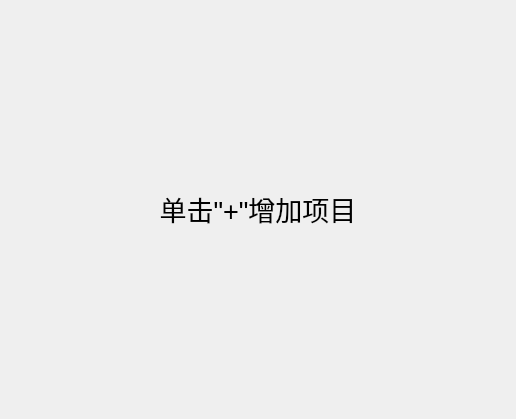
<?xml version="1.0" encoding="UTF-8"?>
<ui version="4.0">
 <class>Form</class>
 <widget class="QWidget" name="Form">
  <property name="geometry">
   <rect>
    <x>0</x>
    <y>0</y>
    <width>516</width>
    <height>419</height>
   </rect>
  </property>
  <property name="windowTitle">
   <string>Form</string>
  </property>
  <layout class="QVBoxLayout" name="verticalLayout">
   <item>
    <widget class="QLabel" name="label">
     <property name="text">
      <string>&lt;html&gt;&lt;head/&gt;&lt;body&gt;&lt;p align=&quot;center&quot;&gt;&lt;span style=&quot; font-size:20pt;&quot;&gt;单击&amp;quot;+&amp;quot;增加项目&lt;/span&gt;&lt;/p&gt;&lt;/body&gt;&lt;/html&gt;</string>
     </property>
    </widget>
   </item>
  </layout>
 </widget>
 <resources/>
 <connections/>
</ui>
